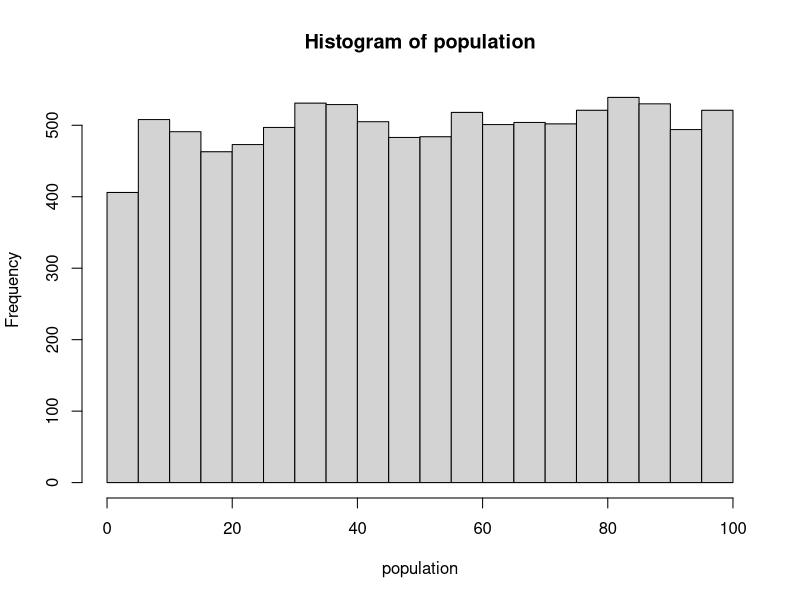
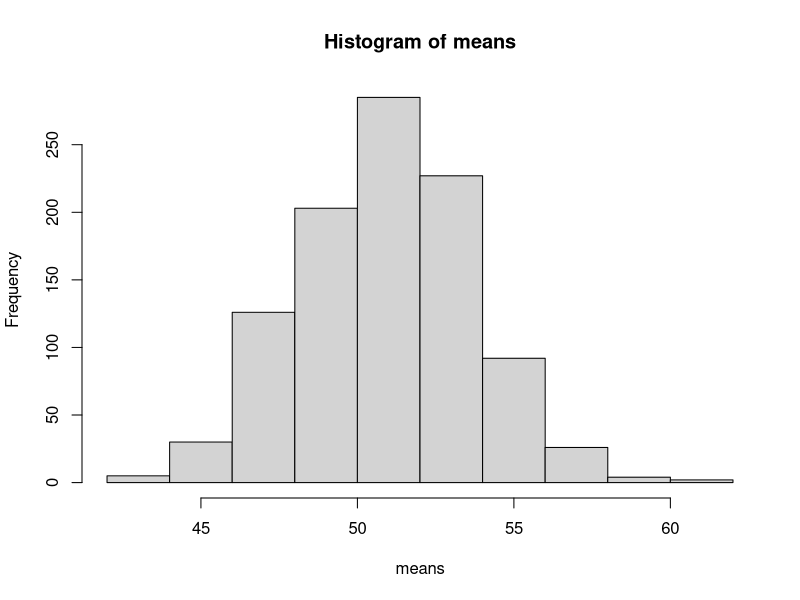

The R script that drew these images, in order:
# Part 1: Generate random data to demonstrate the Central Limit Theorem

# Create a "population" of 10,000 values, uniformly distributed between 0 and 100
population <- runif(10000, 1, 100)

# Draw a histogran of your population to view its shape
hist(population)

# Use the `sample` function to draw 100 value from the population (without replacement)
sam <- sample(population, 100, replace=FALSE)

# What is the difference between the mean of your population and the mean of your sample?
mean(population)
mean(sam)
diff = mean(population) - mean(sam)

# Now take 1000 samples from your population, keeping track of the mean of each sample. 
# Feel free to do this in a loop, or writing a function an using lapply
means <- vector()
for(i in 1:1000) {
  s <- sample(population, 100, replace=FALSE)
  means <- c(means, mean(s))
}

# What is the difference between the mean of your means and the populaiton mean?
mean(population)
mean(means)

# Draw a histogram of the means of your samples
hist(means)
